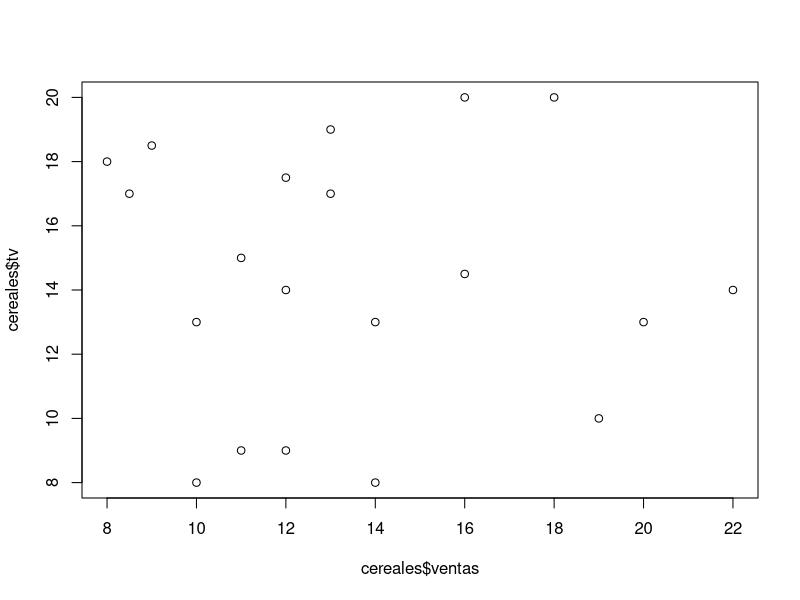

Write R code to recreate this figure.
ventas <- c (10, 12, 11, 13, 12, 14, 16, 12, 14, 11, 10, 19, 8.5, 8, 9 ,13, 16, 18, 20, 22)
tv <- c(13, 14, 15, 17, 17.5, 13, 14.5, 9, 8, 9, 8, 10, 17, 18, 18.5, 19, 20, 20, 13, 14)
radio <- c(56, 55, 60 ,65, 69, 67, 68, 67, 97, 66, 65, 60, 70, 110, 75, 80, 85, 90, 56, 55)
periodicos <- c(40, 40, 42, 50, 40, 44,40, 44, 46, 46, 45, 110, 30, 50, 45, 40, 80, 90, 90 ,110)

cereales <- data.frame(ventas, tv, radio, periodicos)
cereales

plot(cereales$ventas, cereales$tv)

reg_lin <- lm (ventas ~ tv, data = cereales)
reg_lin

summary (reg_lin)
reg_lin2 <- lm(ventas ~ 0 + tv, datda = cereales)
reg_lin2

cor.test(cereales$ventas, cereales $tv)

reg_lin_mul <- lm(ventas ~ tv + radio, data = cereales)
reg_lin_mul

reg_lin_mul2 <- lm(ventas ~ tv + radio + periodicos, data = cereales)
reg_lin_mul2

summary(reg_lin_mul2)
